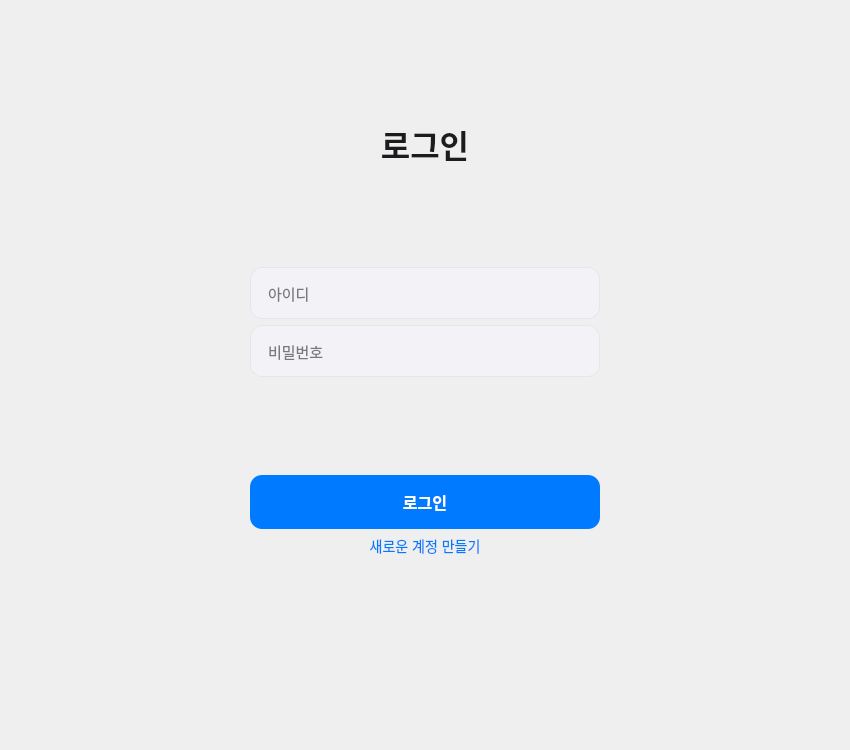
<?xml version="1.0" encoding="UTF-8"?>
<ui version="4.0">
 <class>Login</class>
 <widget class="QWidget" name="Login">
  <property name="geometry">
  <rect>
   <x>0</x>
   <y>0</y>
   <width>850</width>
   <height>750</height>
  </rect>
 </property>
 <property name="styleSheet">
  <string notr="true">
   QWidget#login { background-color: #FFFFFF; }
   QLabel#titleLabel { font-size: 32px; font-weight: bold; color: #1C1C1E; }
   QLineEdit {
       background-color: #F2F2F7;
       border: 1px solid #E5E5EA;
       border-radius: 12px;
       padding: 15px;
       font-size: 15px;
   }
   QLineEdit:focus { border: 1px solid #007AFF; background-color: #FFFFFF; }
   QPushButton#loginButton {
       background-color: #007AFF;
       color: white;
       border: none;
       border-radius: 12px;
       font-size: 16px;
       font-weight: bold;
       padding: 15px;
   }
   QPushButton#signupButton {
       background-color: transparent;
       color: #007AFF;
       border: none;
       font-size: 14px;
   }
  </string>
 </property>
 <layout class="QVBoxLayout" name="mainLayout">
  <property name="leftMargin"><number>250</number></property> <property name="topMargin"><number>120</number></property>
  <property name="rightMargin"><number>250</number></property>
  <property name="bottomMargin"><number>100</number></property>
  <item>
   <widget class="QLabel" name="titleLabel">
    <property name="text"><string>로그인</string></property>
    <property name="alignment"><set>Qt::AlignCenter</set></property>
   </widget>
  </item>
  <item><spacer><property name="orientation"><enum>Qt::Vertical</enum></property><property name="sizeHint"><size><width>20</width><height>40</height></size></property></spacer></item>
  <item><widget class="QLineEdit" name="idInput"><property name="placeholderText"><string>아이디</string></property></widget></item>
  <item><widget class="QLineEdit" name="pwInput"><property name="echoMode"><enum>QLineEdit::Password</enum></property><property name="placeholderText"><string>비밀번호</string></property></widget></item>
  <item><spacer><property name="orientation"><enum>Qt::Vertical</enum></property><property name="sizeHint"><size><width>20</width><height>20</height></size></property></spacer></item>
  <item><widget class="QPushButton" name="loginButton"><property name="text"><string>로그인</string></property></widget></item>
  <item><widget class="QPushButton" name="signupButton"><property name="text"><string>새로운 계정 만들기</string></property></widget></item>
  <item><spacer><property name="orientation"><enum>Qt::Vertical</enum></property><property name="sizeHint"><size><width>20</width><height>40</height></size></property></spacer></item>
 </layout>
</widget>
</ui>
